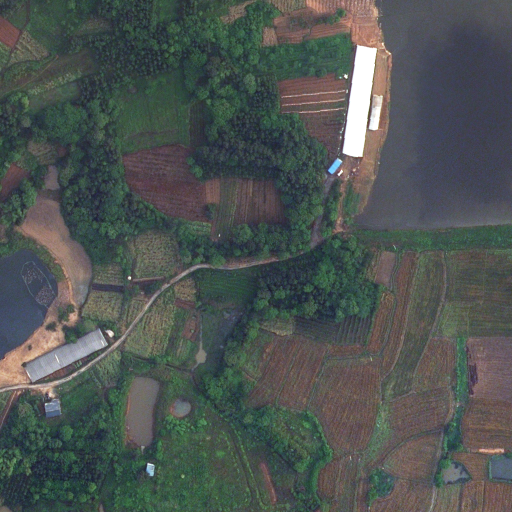
#> input picture LoveDA_Test_16/Rural/images_png/17.png, 1024 x 1024 px (shown at 1/2 size)
$ python lbp_rgb.py
#> lines starting #> are read from the running program, lines starting #| are printed output that depends on the picture
import os

import skimage
from skimage.feature import local_binary_pattern
from sklearn import datasets
import numpy as np
import sklearn.model_selection
from sklearn import svm
import sklearn.naive_bayes
import matplotlib.pyplot as plt


radius = 1
n_points = 8 * radius
METHOD = 'uniform'
number_images = 16

dim = 3


im_i = skimage.io.imread("./LoveDA_Test_16/Rural/images_png/17.png")
#> im_i is the input picture: shape (1024, 1024, 3); mean R, G, B 78, 84.7, 81.9
im_i_g = skimage.color.rgb2gray(im_i)
im_m = skimage.io.imread("./LoveDA_Test_16/Rural/masks_png/17.png")
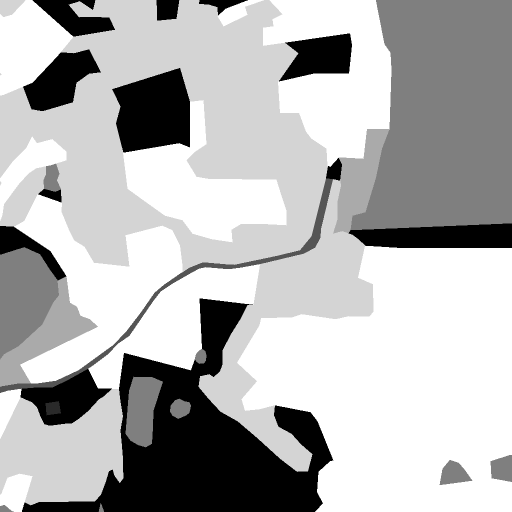
#> input picture LoveDA_Test_16/Rural/masks_png/17.png, 1024 x 1024 px (shown at 1/2 size)
#> im_m is the input picture: shape (1024, 1024); min 1, max 7, mean 5.24

print(im_i.shape)
#| (1024, 1024, 3)

im_i_red = im_i[:,:,0]
im_i_green = im_i[:,:,1]
im_i_blue = im_i[:,:,2]
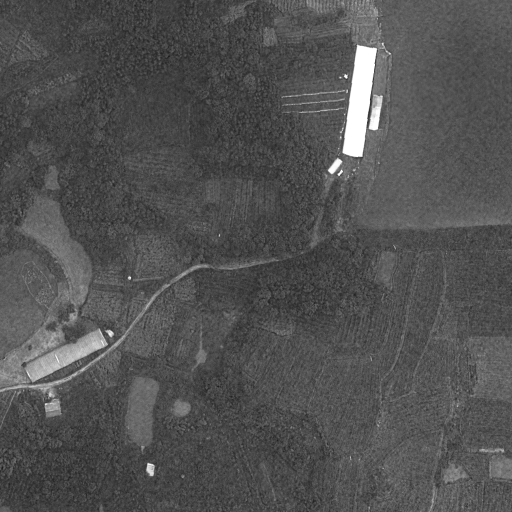
#> im_i_blue: shape (1024, 1024) (shown at 1/2 size); min 12, max 255, mean 81.9

lbp_red = local_binary_pattern(im_i_red, n_points, radius, METHOD)
lbp_green = local_binary_pattern(im_i_green, n_points, radius, METHOD)
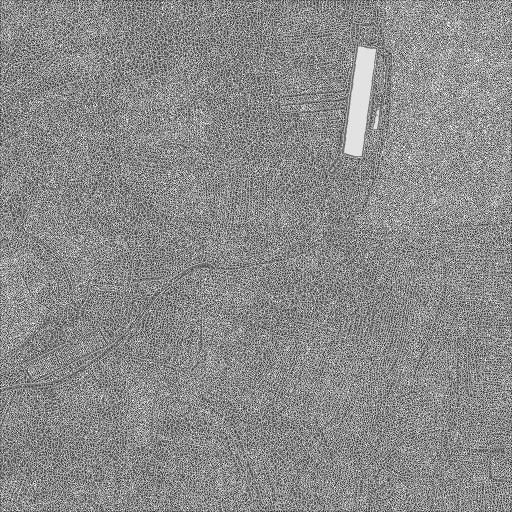
#> lbp_green: shape (1024, 1024) float64 (shown at 1/2 size); min 0, max 9, mean 4.89; drawn with min black and max white
lbp_blue = local_binary_pattern(im_i_blue, n_points, radius, METHOD)
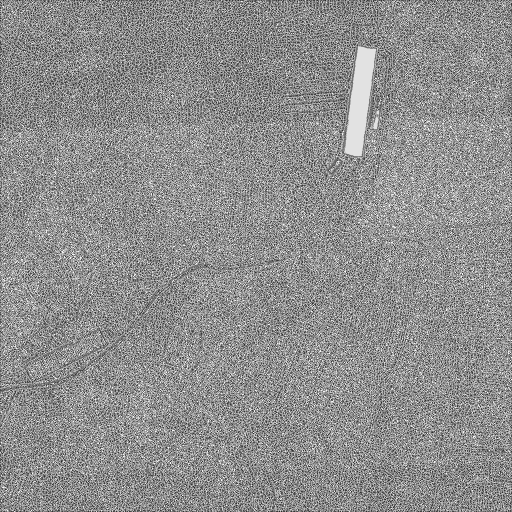
#> lbp_blue: shape (1024, 1024) float64 (shown at 1/2 size); min 0, max 9, mean 5.03; drawn with min black and max white

im_lbp_rgb = im_i
im_lbp_rgb[:,:,0] = local_binary_pattern(im_i[:,:,0], n_points, radius, METHOD)
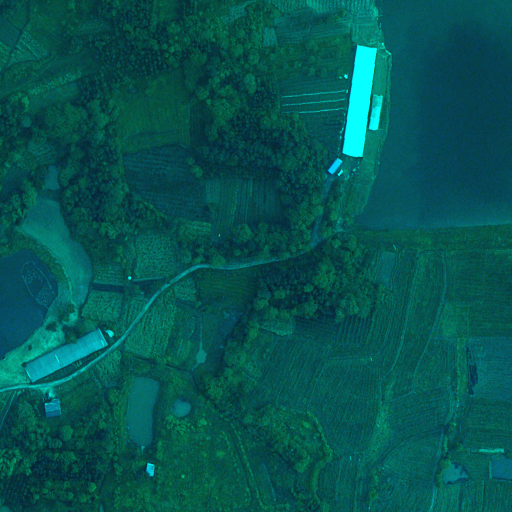
#> im_lbp_rgb: shape (1024, 1024, 3) (shown at 1/2 size); mean R, G, B 4.9, 84.7, 81.9
im_lbp_rgb[:,:,1] = local_binary_pattern(im_i[:,:,1], n_points, radius, METHOD)
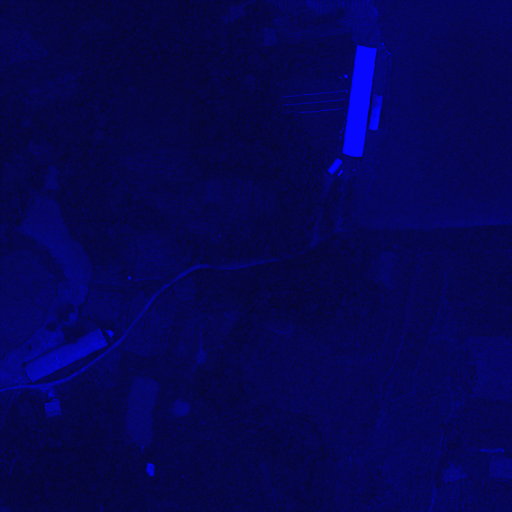
#> im_lbp_rgb: shape (1024, 1024, 3) (shown at 1/2 size); mean R, G, B 4.9, 4.9, 81.9
im_lbp_rgb[:,:,2] = local_binary_pattern(im_i[:,:,2], n_points, radius, METHOD)
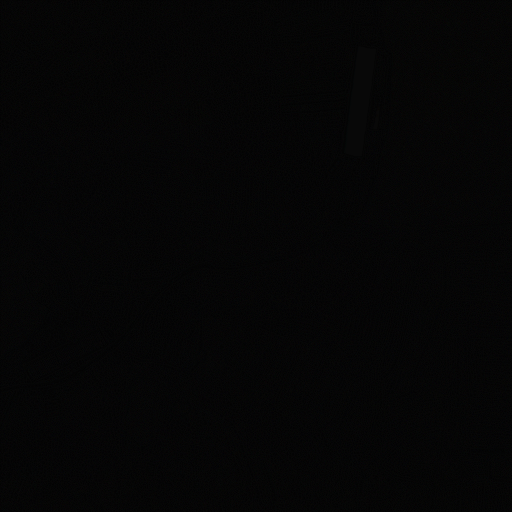
#> im_lbp_rgb: shape (1024, 1024, 3) (shown at 1/2 size); mean R, G, B 4.91, 4.89, 5.03

data_rgb = np.squeeze(np.reshape(im_lbp_rgb, (1024*1024, -1, 3)))

print(data_rgb.shape)
#| (1048576, 3)


folder_dir_base = "C:/Users/pavba/PycharmProjects/projekt_5/LoveDA_Train_16/"
folder_dir_base = "./LoveDA_Train_16/"
dataset_lbp = np.zeros((1024*1024*number_images, dim), dtype=int)
mask_vect = np.zeros((1024*1024*number_images, 1), dtype=int)
global_counter = 0
print(dataset_lbp.shape)

#> (the run stopped early here; a loop or call above may not have finished)
